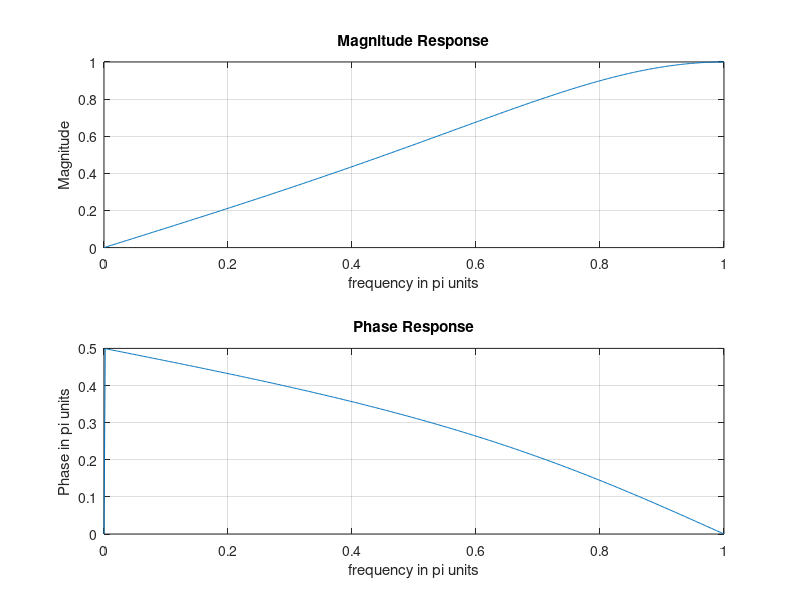

Write the MATLAB code that produced this figure.
b = [0.4,-0.4]; a=[1,0.2];
w = [0:1:500]*pi/500; H = freqz(b,a,w);
magH = abs(H); phaH = angle(H);
subplot(2,1,1); plot(w/pi,magH); grid
xlabel('frequency in pi units'); ylabel('Magnitude')
title('Magnitude Response')
subplot(2,1,2); plot(w/pi,phaH/pi); grid
xlabel('frequency in pi units'); ylabel('Phase in pi units')
title('Phase Response')